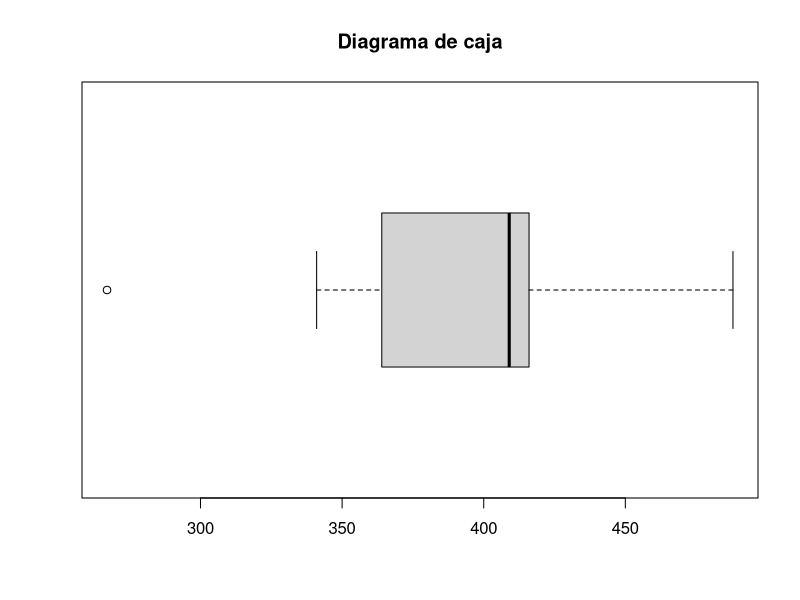
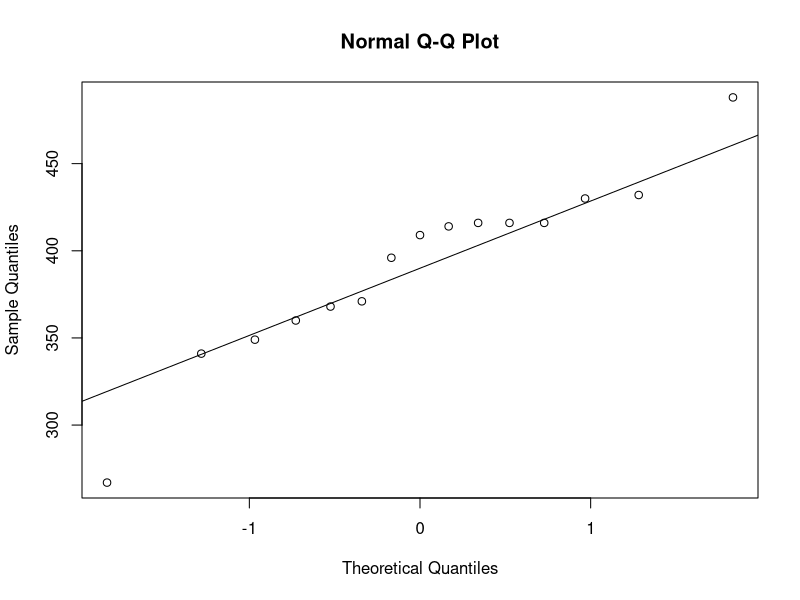
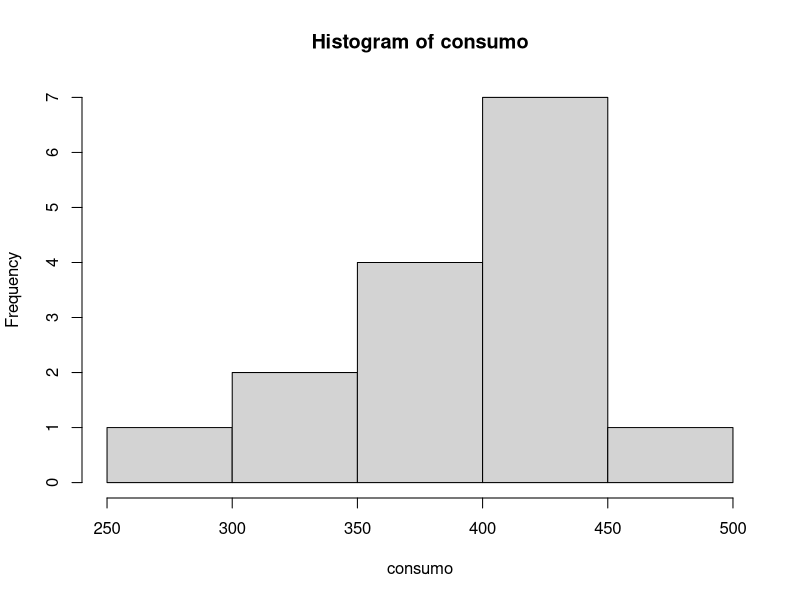

The R source for these figures, in order:
sample(1:5,size=15, replace=TRUE) # muestreo con reemplazamiento
sample(1:40,size=15, replace=TRUE) # muestreo con reemplazamiento
sample(1:25,size=15, replace=TRUE) # muestreo con reemplazamiento
consumo = c(430,396,414,416,432,368,360,371,416,341,416,349,409,488,267)
mean(consumo)
median(consumo)            
sd(consumo)
boxplot(consumo,horizontal=T,main="Diagrama de caja")
qqnorm(consumo)
qqline(consumo)
hist(consumo)
otras_muestras = read.csv(file = "Otras_Muestras_Consumo.csv", header=T, sep= ";", dec =",")
View(otras_muestras)
attach(otras_muestras)
mean(otras_muestras$Muestra1)
mean(otras_muestras$Muestra2)
mean(otras_muestras$Muestra3)
mean(otras_muestras$Muestra4)
mean(otras_muestras$Muestra5)
sd(otras_muestras$Muestra1)
sd(otras_muestras$Muestra2)
sd(otras_muestras$Muestra3)
sd(otras_muestras$Muestra4)
sd(otras_muestras$Muestra5)
t.test(consumo,conf.level=0.95)$conf.int
# intervalo de confianza para la varianza
n <- length(consumo)
numerador <- (n-1)*sd(consumo)^2
g1 <- qchisq(0.975,n-1,lower.tail=F)
g2 <- qchisq(0.25,n-1,lower.tail=F)
numerador/g2
numerador/g1
sqrt(numerador/g2)
sqrt(numerador/g1)
n <- length(otras_muestras)
numerador <- (n-1)*sd(otras_muestras$Muestra5)^2
g1 <- qchisq(0.975,n-1,lower.tail=F)
g2 <- qchisq(0.25,n-1,lower.tail=F)
numerador/g2
numerador/g1
sqrt(numerador/g2)
sqrt(numerador/g1)
t.test(otras_muestras$Muestra4,conf.level=0.95)$conf.int
402.2117-356.3268
